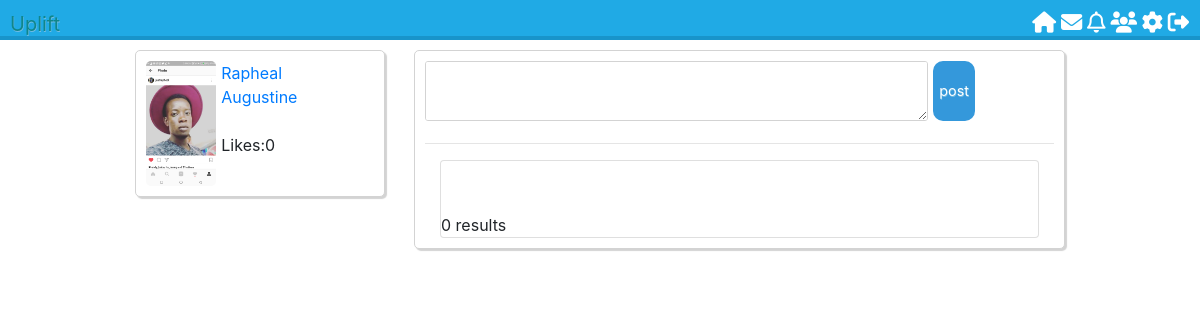
The page /home.php (signed in) on the database its author committed.
### tables this page shows
CREATE TABLE `patienttb` (
  `ID` int(11) NOT NULL,
  `FirstName` varchar(45) NOT NULL,
  `LastName` varchar(45) NOT NULL,
  `PhoneNumber` varchar(45) NOT NULL,
  `email` varchar(45) NOT NULL,
  `Images` blob NOT NULL,
  `Pwd` varchar(250) NOT NULL,
  `gender` varchar(8) NOT NULL,
  `likes` int(11) DEFAULT NULL
);

### session.php (called while the page is built, shortened)
<?php
include 'dbcon.php';
$email = $_SESSION['signed_in'];
$query = "SELECT * FROM patienttb WHERE email = '$email' ";
$sql = mysqli_query($conn, $query);
$row = mysqli_fetch_array($sql,MYSQLI_ASSOC);
$fname = $row['FirstName'];
$lname = $row['LastName'];
$likes = $row['likes'];
?>

### home.php (the view, shortened to what this page needs)
<?php
include 'header.php';
require 'session.php';
?>
<div class="user_details column">
<a href="#"> <img src="images/default/defualt.png"class=""></a>
<div class="user_details_left_right">
<a href="#">
<?php echo $fname." ".$lname; ?>
<br />
</a>
<br> <?php
echo "Likes:". $likes;
?>
</div>
</div>
<div class="main_column column">
<form action="send.php" class="post_form" method="POST">
<textarea name="post" id="post_text" name="post_text" placeholder="GOT SOMETHING TO SAY?">
</textarea>
<input type="submit" value="post" id="post_button" name="post">
<hr>
</form>
<div class="container">
<div class="card">
<div class="card-body"></div>
 <?php
$sql = "SELECT  * FROM posts";
$result = $conn->query($sql);
if($result->num_rows > 0){
while($row = $result->fetch_assoc()){
    echo ""  .":: " . $row["post"]." --" .$row["date"].  "<br>";
    echo "<br>";
}
}
else{
    echo "0 results";
}
?> <footer class='footer'> <?php echo $row["name"];?></footer>
</div>
</div>
</div>
</div>
</body>
</html>

### header.css (style rules this page uses)
body { line-height: 17px; background-color: grey; }
.column { background-color: #fff; padding: 10px; border: 1px solid #D3D3D3; border-radius: 5px; box-shadow: 2px 2px 1px #d3d3d3; z-index: -1; }
.user_details { width:250px; float:left; margin-bottom: 20px; }
.user_details_left_right { width:125px; display:inline-block; position: absolute; }
.user_details img { height: 125px; border-radius: 5px; margin-right: 5px; }
.main_column { float: right; width: 70%; z-index: -1; min-height: 160px; }
.post_form { width:100%; }
.post_form textarea { width: 80%; height:60px; border-radius: 3px; margin-right: 5px; border: 1px solid #d3d3d3; font-size: 12px; }
.post_form input[type="submit"] { widows: 10%;height:60px; border:none; border-radius:10px; background-color: #3498db; color: #fff; text-shadow: #73bce2 0.5px 0.5px 0px; font-size: 90%; position: absolute; margin:0; outline:0; }

### rows shown on the page
patienttb: FirstName "Rapheal", LastName "Augustine", likes "0"
